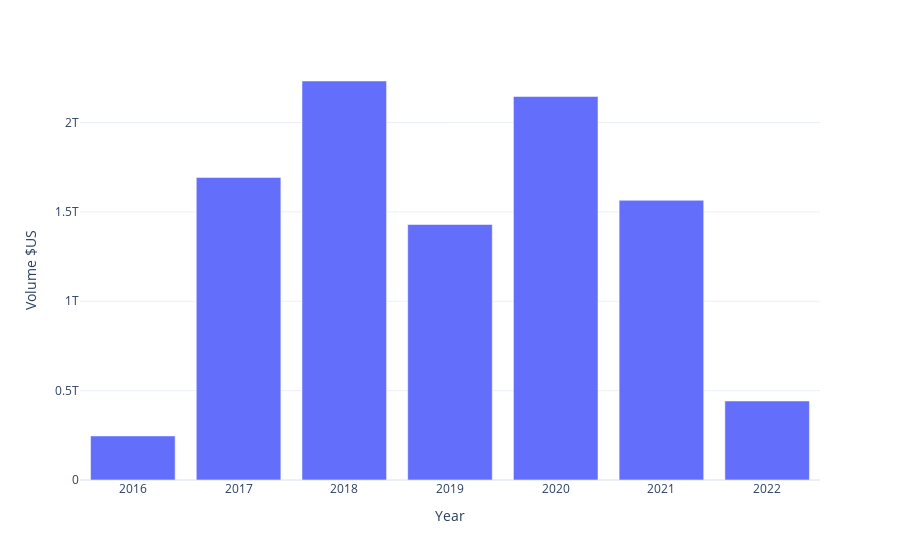

Source (notebook cell):
### Code cell
annual_chart =px.bar(x = annual_vols.index, y=annual_vols['Size_m']*1e6, labels=dict(x ="Year", y="Volume $US"), template = "plotly_white")
annual_chart

### Figure 1 — Plotly figure (JSON) as saved in the notebook; plotly's stock layout.template omitted (floating-point values rounded to 4 significant figures)
{"data": [{"alignmentgroup": "True", "hovertemplate": "Year=%{x}<br>Volume $US=%{y}<extra></extra>", "legendgroup": "", "marker": {"color": "#636efa", "pattern": {"shape": ""}}, "name": "", "offsetgroup": "", "orientation": "v", "showlegend": false, "textposition": "auto", "type": "bar", "x": [2016, 2017, 2018, 2019, 2020, 2021, 2022], "xaxis": "x", "y": [246504552000, 1692636966000, 2232297489000, 1429379355000, 2145328529000, 1564913608000, 441940800000], "yaxis": "y"}], "layout": {"barmode": "relative", "legend": {"tracegroupgap": 0}, "margin": {"t": 60}, "xaxis": {"anchor": "y", "domain": [0, 1], "title": {"text": "Year"}}, "yaxis": {"anchor": "x", "domain": [0, 1], "title": {"text": "Volume $US"}}}}
